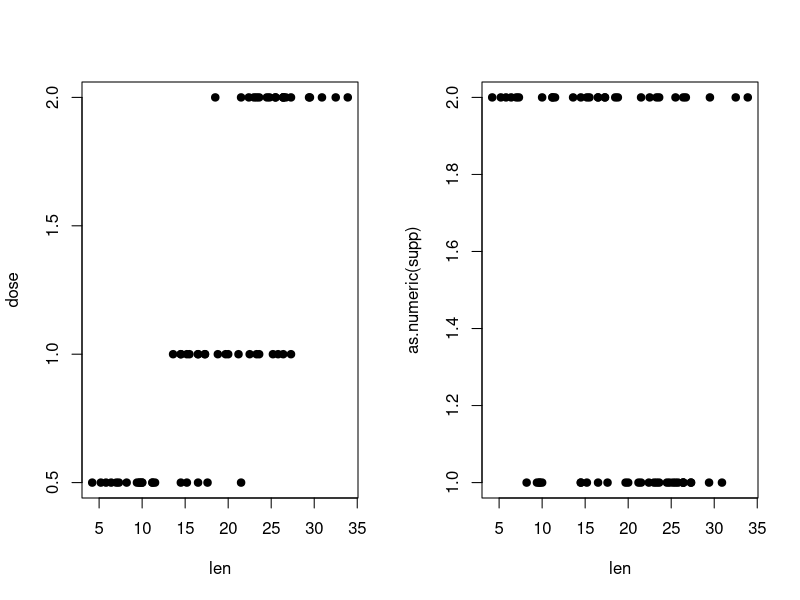
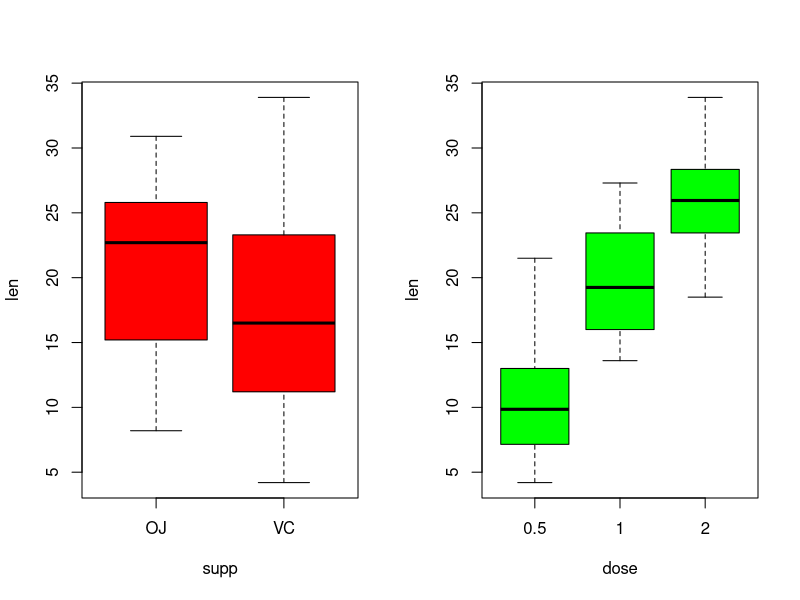

Recreate these plots in R, in order.
## ---- chunk 1
data("ToothGrowth")
str(ToothGrowth)
## ---- chunk 2
summary(ToothGrowth)
## ---- chunk 3
par(mfrow=c(1,2))
plot(dose~len,data = ToothGrowth,pch=19)
plot(as.numeric(supp)~len,data = ToothGrowth,pch=19)
## ---- chunk 4
par(mfrow=c(1,2))
boxplot(len~supp,data = ToothGrowth,col="red")
boxplot(len~dose,data = ToothGrowth,col="green")
## ---- chunk 5
t.test(len ~ supp, ToothGrowth[ToothGrowth$dose == .5, ])
## ---- chunk 6
t.test(len ~ supp, ToothGrowth[ToothGrowth$dose == 1, ])
## ---- chunk 7
t.test(len ~ supp, ToothGrowth[ToothGrowth$dose == 2, ])
